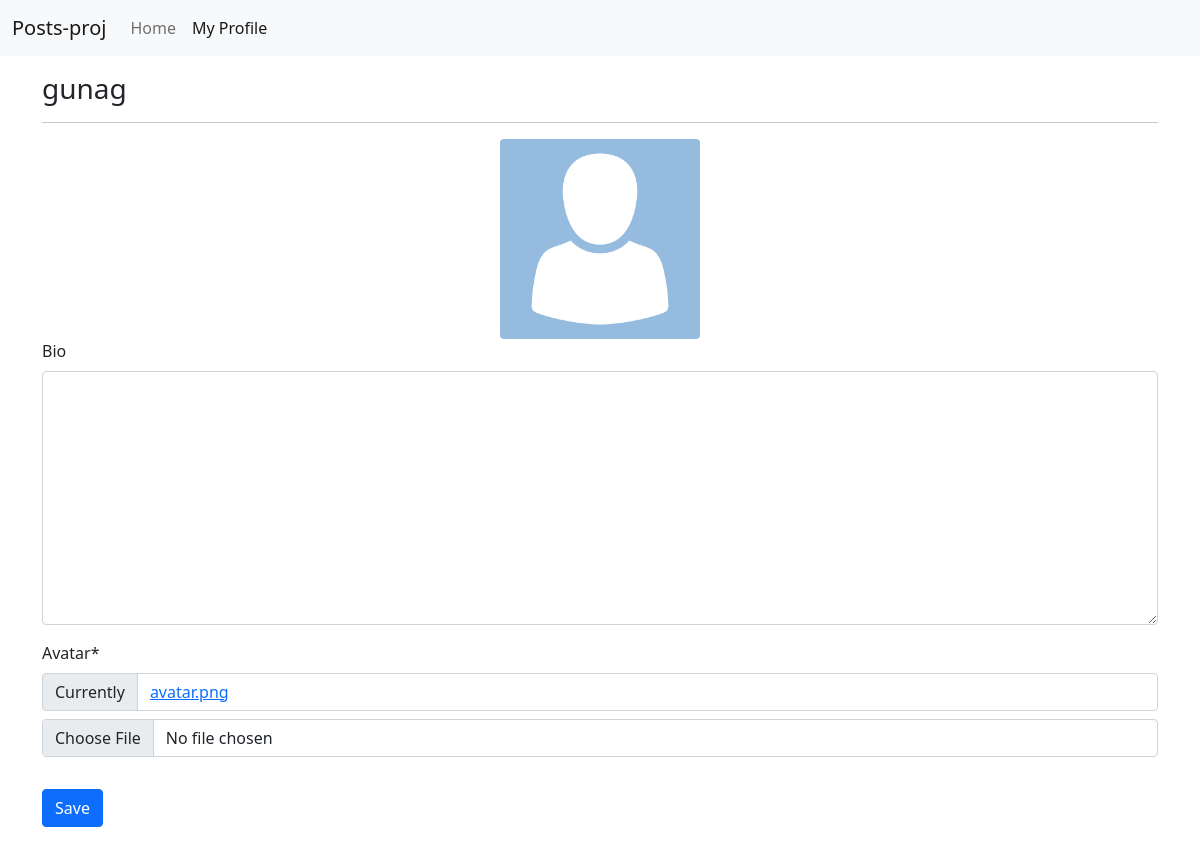
/profiles/my/ (signed in), run on an earlier commit of the app's database.
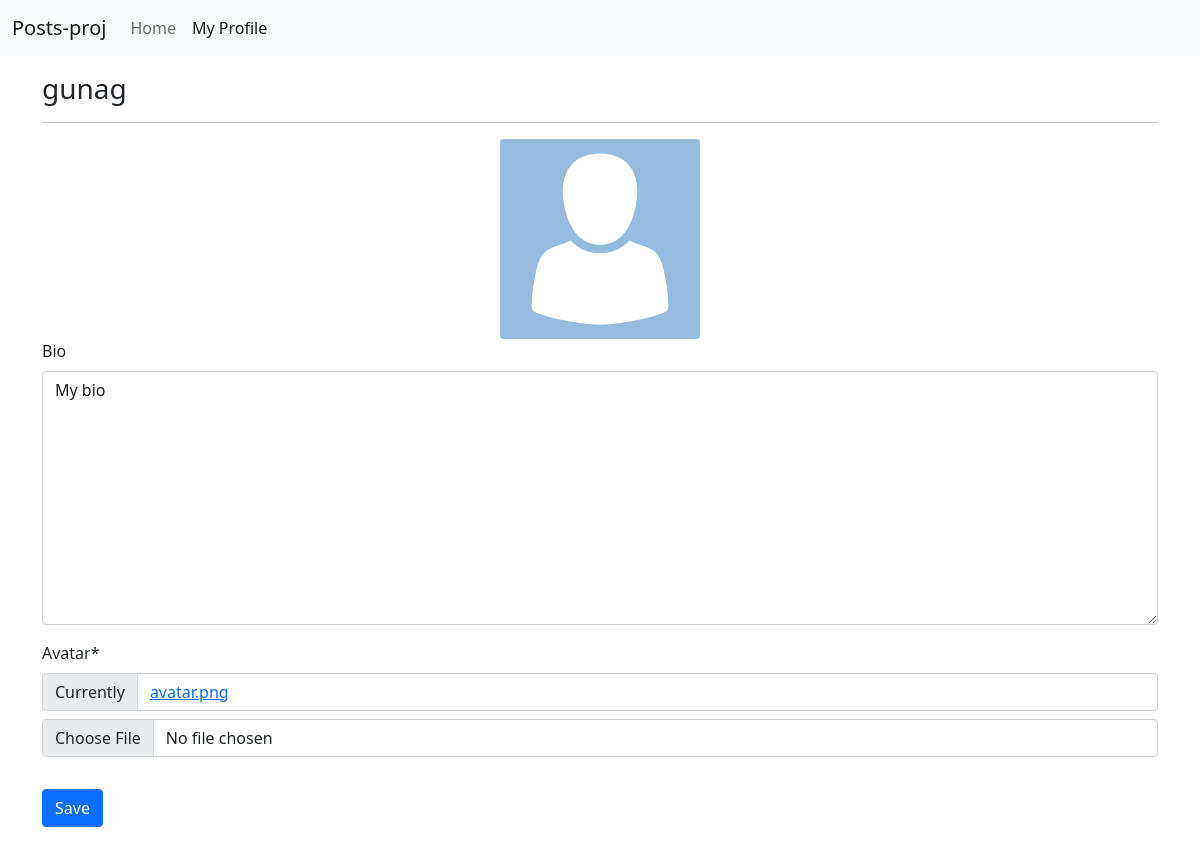
And on a later commit of the database.
### profiles/models.py (models this page shows, shortened)
class Profile(models.Model):
    user = models.OneToOneField(User, on_delete=models.CASCADE)
    bio = models.TextField(blank=True)
    avatar = models.ImageField(default='avatar.png', upload_to='avatars')
    updated = models.DateTimeField(auto_now=True)
    creater = models.DateTimeField(auto_now_add=True)

### profiles/views.py (the view, shortened to what this page needs)
# urls.py: path('my/', my_profile_view, name='my-profile'),
@login_required
def my_profile_view(request):
    obj = Profile.objects.get(user=request.user)
    form = ProfileForm(request.POST or None, request.FILES or None, instance=obj)
    context = {
        'obj': obj,
        'form': form,
    }
    return render(request, 'profiles/main.html', context)

### profiles/forms.py
class ProfileForm(forms.ModelForm):
    class Meta:
        model = Profile
        fields = ('bio', 'avatar',)

### profiles/templates/profiles/main.html (shortened to what this page needs)
{% extends "base.html" %}
{% load static %}
{% load crispy_forms_tags %}
{% block content %}
    <h3>{{obj.user}}</h3>
    <hr>
    <div class="text-center" id="avatar-box">
        <img src = "{{obj.avatar.url}}" class="rounded" height="200px" width="auto" alt="{{obj.user.username}}">
    </div>
    <form id="profile-form">
        {{form|crispy}}
        <button type="submit" class="btn btn-primary mt-3">Save</button>
    </form>
{% endblock content %}

### templates/base.html (shortened to what this page needs)
{% load static %}
<!doctype html>
<html lang="en">
  <head>
    <link href="https://cdn.jsdelivr.net/npm/bootstrap@5.0.0-beta2/dist/css/bootstrap.min.css" rel="stylesheet">
    <link rel="stylesheet" href="https://cdn.jsdelivr.net/npm/bootstrap-icons@1.10.5/font/bootstrap-icons.css">
    <link rel="stylesheet" href="{% static 'style.css' %}">
    <link rel="stylesheet" href="https://unpkg.com/dropzone@5/dist/min/dropzone.min.css" type="text/css" />
  </head>
  <body>
    {% include "navbar.html" %}
    <div class="container mt-3 mb-3">
        {% block content %}
        {% endblock content %}
    </div>
  </body>
</html>

### templates/navbar.html (shortened to what this page needs)
{% url 'posts:main-board' as path_to_home %}
{% url 'profiles:my-profile' as path_to_my_profile %}
<nav class="navbar navbar-expand-lg navbar-light bg-light">
    <div class ="container-fluid">
        <a class="navbar-brand" href="{{path_to_home}}">Posts-proj</a>
        <div class="collapse navbar-collapse" id ="navbarNav">
            <ul class ="navbar-nav">
                <li class="nav-item">
                    <a class="nav-link {% if request.path == path_to_home %}active{% endif %}" href="{{ path_to_home }}">Home</a>
                </li>
                <li class="nav-item">
                    <a class="nav-link {% if request.path == path_to_my_profile %}active{% endif %}" href="{{ path_to_my_profile }}">My Profile</a>
                </li>
            </ul>
        </div>
    </div>
</nav>

What changed in the data, as far as the page shows it:
changed Profile "gunag": bio (not shown) → "My bio"
